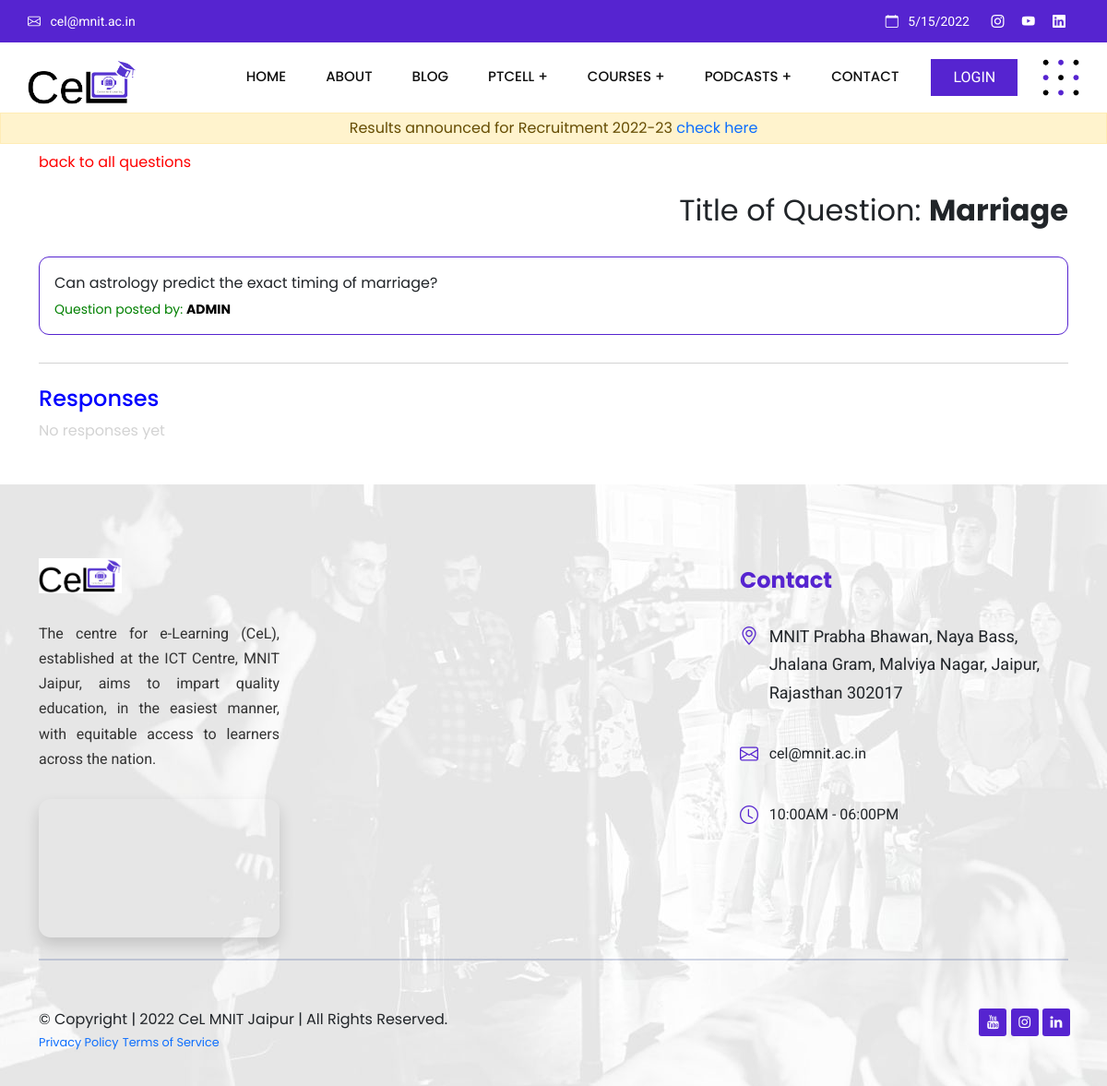
Screenshot of /question/3 with the database file from the repository.
### myapp/models.py (models this page shows, shortened)
class Question(models.Model):
    author = models.ForeignKey(User, null=False, on_delete=models.CASCADE)
    title = models.CharField(max_length=200, null=False)
    body = models.TextField(null=False)
    created_at = models.DateTimeField(auto_now_add=True)
    updated_at = models.DateTimeField(auto_now=True)

### myapp/views.py (the view, shortened to what this page needs)
# urls.py: path('question/<int:id>', views.questionPage, name='question'),
def questionPage(request, id):
    response_form = NewResponseForm()
    reply_form = NewReplyForm()
    question = Question.objects.get(id=id)
    context = {
        'question': question,
        'response_form': response_form,
        'reply_form': reply_form,
    }
    return render(request, 'question.html', context)

### templates/question.html (shortened to what this page needs)
{% extends 'base.html' %}
{% block content %}
<section class="container ">
  <a style="text-decoration: none;color: red;" href="/allquestions">back to all questions</a>
  <div class="page question-page">
    <div class="text-end py-3">
      <p class="" style="display: inline;font-size:2rem">Title of Question: <b style="display: inline">{{question.title}}</b></p>
    </div>
    <div style="margin-top: 10px;" class="question-bar p-3">
      <p class="question-body">{{question.body}}</p>
      <p class="question-author mb-0" style="color:green">Question posted by: <span
          style="color:black; text-transform:uppercase;font-weight:bold;">{{question.author.username}}</span></p>
    </div>
    <div class="responses-container">
      <h4 class="responses-container-heading mt-4" style="color:blue;">Responses</h4>
      {% if not question.responses.all %}
      <p class="no-responses-text">No responses yet</p>
      {% else %}
      {% for response in question.get_responses %}
      {% include 'response.html' with response=response %}
      {% endfor %}
      {% endif %}
    </div>
  </div>
</section>
{% endblock %}

### static/styles.css (style rules this page uses)
html { scroll-behavior: smooth; }
body { font-family: "Poppins", sans-serif; }

### static/styles2.css (style rules this page uses)
.question-bar { border-radius: 11px; border: 1px solid #5624d0 !important; }
.page { display: flex; flex-direction: column; }
.question-body { margin-bottom: 6px; }
.question-author { font-size: 14px; color: lightgray; }
.responses-container { border-top: 1px solid lightgray; margin-bottom: 30px; margin-top: 30px; }
.responses-container-heading { color: lightgray; }
.no-responses-text { color: lightgray; }

### rows the page displays
Question: title "Marriage", body "Can astrology predict the exact timing of marriage?", author.username "ADMIN"
